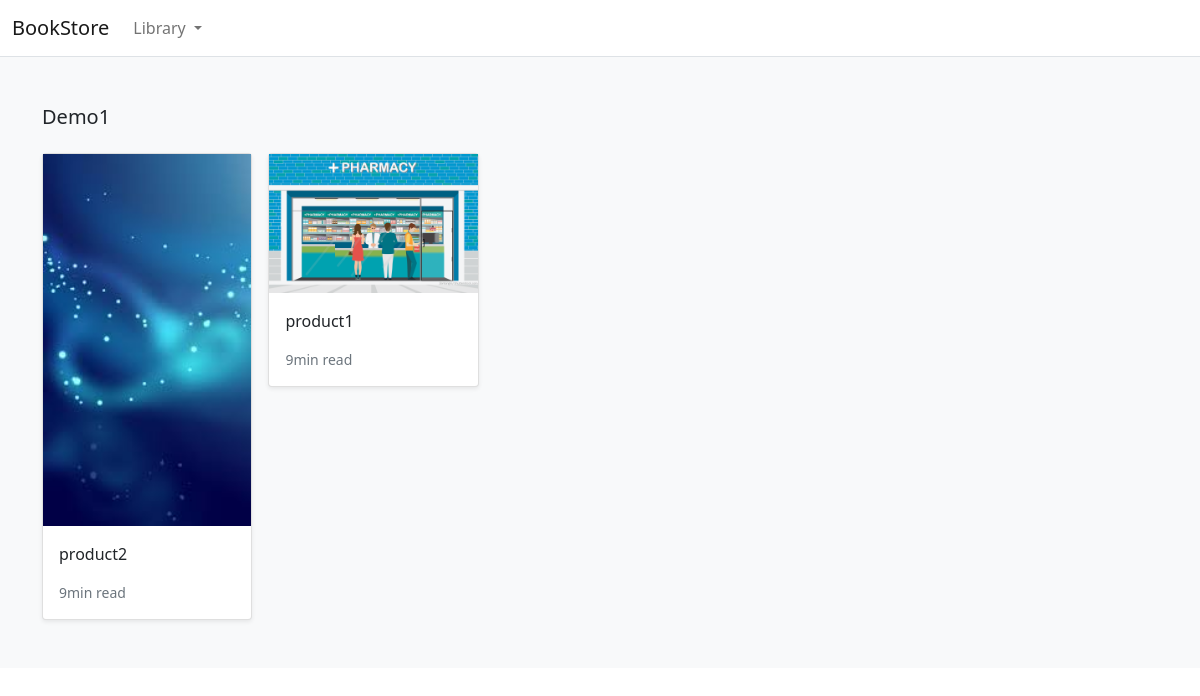
The page /shop/demo1/ on the database as committed earlier.
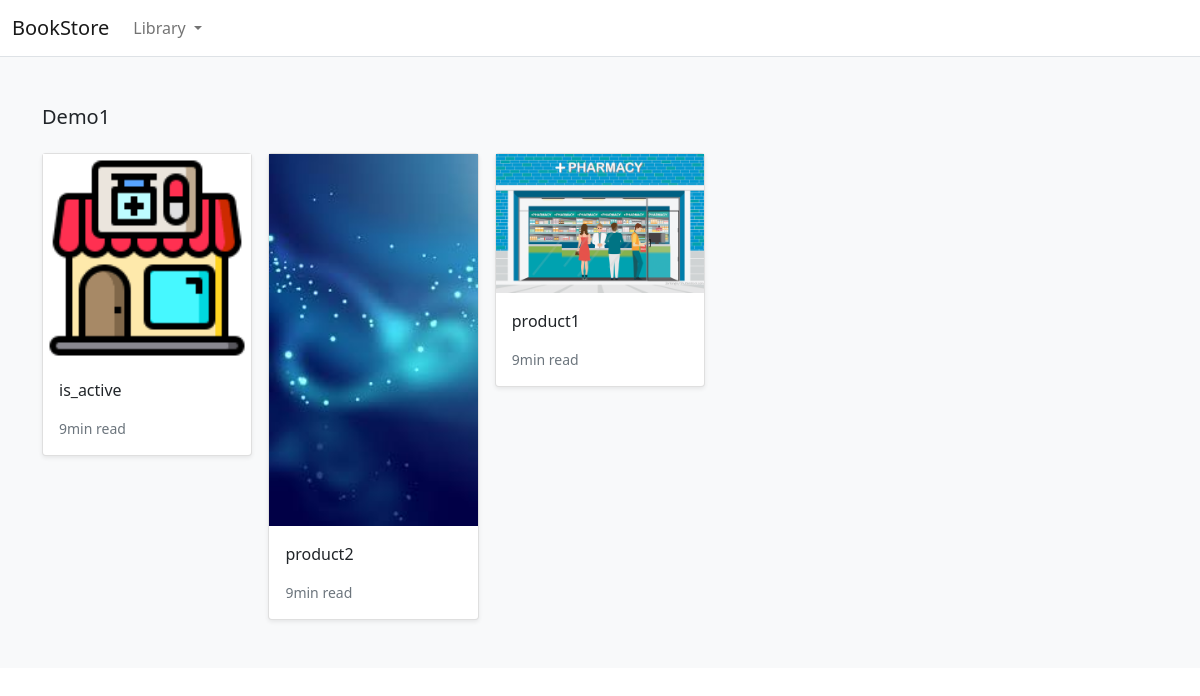
The same page on the database as committed later.
### store/models.py (models this page shows, shortened)
class Product(models.Model):
    category = models.ForeignKey(Category,related_name='product', on_delete=models.CASCADE)
    created_by = models.ForeignKey(User,on_delete=models.CASCADE,related_name='product_creator')
    title = models.CharField(max_length=255)
    author = models.CharField(max_length=255,default='admin')
    decription = models.TextField(blank=True)
    image =  models.ImageField(upload_to='images/' ,default='images/default.png')
    slug = models.SlugField(max_length=255)
    price = models.DecimalField(max_digits=4, decimal_places=2)
    in_stock = models.BooleanField(default=True)
    is_active = models.BooleanField(default=True)
    created = models.DateTimeField(auto_now_add=True)
    updated = models.DateTimeField(auto_now=True)
    objects = models.Manager()
    products = ProductManager()
    class Meta :
        verbose_name_plural = 'Products'
        ordering = ('-created',)
    def get_absolute_url(self):
        return reverse('store:product_detail',args=[self.slug])

### store/views.py (the view)
# urls.py: path('shop/<slug:category_slug>/', views.category_list, name='category_list'),
def category_list(request,category_slug):
    category = get_object_or_404(Category,slug=category_slug)
    products =  Product.objects.filter(category=category)
    return render(request,'store/products/category.html',{'category':category,'products':products})

### store/context_processors.py (called while the page is built)
def categories(request):
    return {
        'categories': Category.objects.all()
    }

### store/models.py (called while the page is built)
    def get_absolute_url(self):
        return reverse('store:category_list',args=[self.slug])

### templates/store/products/category.html (shortened to what this page needs)
{% extends "../base.html" %}
{% load static %}
{% block content %}
<main>
  <div class="album py-5 bg-light">
    <div class="container">
      <div class="pb-3 h5">{{category.name|title}}</div>
      <div class="row row-cols-1 row-cols-sm-2 row-cols-md-5 g-3">
        {% for product in products %}
        <div class="col">
          <div class="card shadow-sm">
          <img class="img-fluid" alt="Responsive image" src="{{ product.image.url }}">
            <div class="card-body">
              <p class="card-text">
                <a class="text-dark text-decoration-none" href="{{ product.get_absolute_url }}">{{ product.title }}</a>
              </p>
              <div class="d-flex justify-content-between align-items-center">
                <small class="text-muted">9min read</small>
              </div>
            </div>
          </div>
        </div>
        {% endfor %}
      </div>
    </div>
  </div>
</main>
{% endblock %}

Rows that differ between the two databases and show on the page:
added Product: image (picture), title "is_active"
